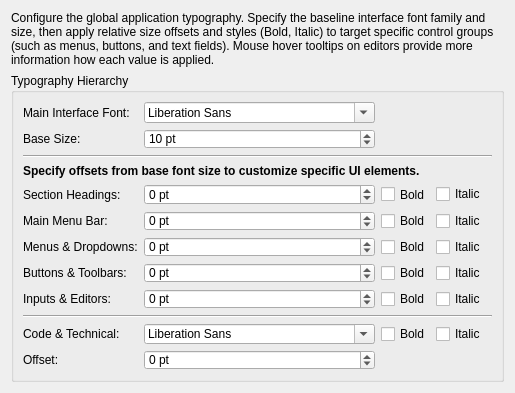
<?xml version="1.0" encoding="UTF-8"?>
<ui version="4.0">
 <class>LC_StyleEditorTypography</class>
 <widget class="QWidget" name="LC_StyleEditorTypography">
  <property name="geometry">
   <rect>
    <x>0</x>
    <y>0</y>
    <width>434</width>
    <height>393</height>
   </rect>
  </property>
  <property name="windowTitle">
   <string>Typography Editor Panel</string>
  </property>
  <layout class="QGridLayout" name="gridLayout_2">
   <item row="0" column="0">
    <widget class="QLabel" name="lblInstructions">
     <property name="text">
      <string>Configure the global application typography. Specify the baseline interface font family and size, then apply relative size offsets and styles (Bold, Italic) to target specific control groups (such as menus, buttons, and text fields). Mouse hover tooltips on editors provide more information how each value is applied.</string>
     </property>
     <property name="wordWrap">
      <bool>true</bool>
     </property>
    </widget>
   </item>
   <item row="1" column="0">
    <widget class="QGroupBox" name="grpTypography">
     <property name="sizePolicy">
      <sizepolicy hsizetype="Preferred" vsizetype="Expanding">
       <horstretch>0</horstretch>
       <verstretch>0</verstretch>
      </sizepolicy>
     </property>
     <property name="title">
      <string>Typography Hierarchy</string>
     </property>
     <layout class="QGridLayout" name="gridLayout">
      <property name="leftMargin">
       <number>9</number>
      </property>
      <property name="topMargin">
       <number>9</number>
      </property>
      <property name="rightMargin">
       <number>9</number>
      </property>
      <property name="bottomMargin">
       <number>9</number>
      </property>
      <property name="spacing">
       <number>6</number>
      </property>
      <item row="10" column="2">
       <widget class="QCheckBox" name="chkTechnicalBold">
        <property name="toolTip">
         <string>Toggle bold weight for the monospaced text console.</string>
        </property>
        <property name="text">
         <string>Bold</string>
        </property>
       </widget>
      </item>
      <item row="10" column="3">
       <widget class="QCheckBox" name="chkTechnicalItalic">
        <property name="toolTip">
         <string>Toggle italic slant for the monospaced text console.</string>
        </property>
        <property name="text">
         <string>Italic</string>
        </property>
       </widget>
      </item>
      <item row="1" column="0">
       <widget class="QLabel" name="lblMainSize">
        <property name="toolTip">
         <string>The base typography size in points, acting as the scale reference for other roles.</string>
        </property>
        <property name="text">
         <string>Base Size:</string>
        </property>
       </widget>
      </item>
      <item row="5" column="0">
       <widget class="QLabel" name="lblMenuBarOffset">
        <property name="toolTip">
         <string>Adjustments applied exclusively to the horizontal main menu bar at the top of windows.</string>
        </property>
        <property name="text">
         <string>Main Menu Bar:</string>
        </property>
       </widget>
      </item>
      <item row="5" column="2">
       <widget class="QCheckBox" name="chkMenuBarBold">
        <property name="toolTip">
         <string>Toggle bold weight for the main window menu bar options.</string>
        </property>
        <property name="text">
         <string>Bold</string>
        </property>
       </widget>
      </item>
      <item row="4" column="1">
       <widget class="QSpinBox" name="sbHeadingOffset">
        <property name="sizePolicy">
         <sizepolicy hsizetype="Preferred" vsizetype="Fixed">
          <horstretch>0</horstretch>
          <verstretch>0</verstretch>
         </sizepolicy>
        </property>
        <property name="toolTip">
         <string>Set the relative size offset for headings and table headers.</string>
        </property>
        <property name="suffix">
         <string> pt</string>
        </property>
        <property name="minimum">
         <number>-10</number>
        </property>
        <property name="maximum">
         <number>10</number>
        </property>
       </widget>
      </item>
      <item row="5" column="3">
       <widget class="QCheckBox" name="chkMenuBarItalic">
        <property name="toolTip">
         <string>Toggle italic slant for the main window menu bar options.</string>
        </property>
        <property name="text">
         <string>Italic</string>
        </property>
       </widget>
      </item>
      <item row="6" column="1">
       <widget class="QSpinBox" name="sbMenuOffset">
        <property name="sizePolicy">
         <sizepolicy hsizetype="Preferred" vsizetype="Fixed">
          <horstretch>0</horstretch>
          <verstretch>0</verstretch>
         </sizepolicy>
        </property>
        <property name="toolTip">
         <string>Set the relative size offset for dropdowns and context menus.</string>
        </property>
        <property name="suffix">
         <string> pt</string>
        </property>
        <property name="minimum">
         <number>-10</number>
        </property>
        <property name="maximum">
         <number>10</number>
        </property>
       </widget>
      </item>
      <item row="11" column="1">
       <widget class="QSpinBox" name="sbTechnicalOffset">
        <property name="sizePolicy">
         <sizepolicy hsizetype="Preferred" vsizetype="Fixed">
          <horstretch>0</horstretch>
          <verstretch>0</verstretch>
         </sizepolicy>
        </property>
        <property name="toolTip">
         <string>Adjust the font size of the monospace text areas.</string>
        </property>
        <property name="suffix">
         <string> pt</string>
        </property>
        <property name="minimum">
         <number>-10</number>
        </property>
        <property name="maximum">
         <number>10</number>
        </property>
       </widget>
      </item>
      <item row="4" column="3">
       <widget class="QCheckBox" name="chkHeadingItalic">
        <property name="toolTip">
         <string>Toggle italic slant for section headings and column headers.</string>
        </property>
        <property name="text">
         <string>Italic</string>
        </property>
       </widget>
      </item>
      <item row="6" column="3">
       <widget class="QCheckBox" name="chkMenuItalic">
        <property name="toolTip">
         <string>Toggle italic slant for dropdown list choices and context items.</string>
        </property>
        <property name="text">
         <string>Italic</string>
        </property>
       </widget>
      </item>
      <item row="10" column="0">
       <widget class="QLabel" name="lblTechnicalFont">
        <property name="toolTip">
         <string>The independent monospaced font family used inside consoles, log areas, and code displays.</string>
        </property>
        <property name="text">
         <string>Code &amp; Technical:</string>
        </property>
       </widget>
      </item>
      <item row="8" column="1">
       <widget class="QSpinBox" name="sbInputOffset">
        <property name="sizePolicy">
         <sizepolicy hsizetype="Preferred" vsizetype="Fixed">
          <horstretch>0</horstretch>
          <verstretch>0</verstretch>
         </sizepolicy>
        </property>
        <property name="toolTip">
         <string>Set the relative size offset for input fields and spinners.</string>
        </property>
        <property name="suffix">
         <string> pt</string>
        </property>
        <property name="minimum">
         <number>-10</number>
        </property>
        <property name="maximum">
         <number>10</number>
        </property>
       </widget>
      </item>
      <item row="3" column="0" colspan="4">
       <widget class="QLabel" name="lblOffsetsHeader">
        <property name="font">
         <font>
          <bold>true</bold>
         </font>
        </property>
        <property name="text">
         <string>Specify offsets from base font size to customize specific UI elements.</string>
        </property>
        <property name="wordWrap">
         <bool>true</bool>
        </property>
       </widget>
      </item>
      <item row="7" column="2">
       <widget class="QCheckBox" name="chkButtonBold">
        <property name="toolTip">
         <string>Toggle bold weight for button labels and toolbar options.</string>
        </property>
        <property name="text">
         <string>Bold</string>
        </property>
       </widget>
      </item>
      <item row="8" column="2">
       <widget class="QCheckBox" name="chkInputBold">
        <property name="toolTip">
         <string>Toggle bold weight for text fields and dropdown choices.</string>
        </property>
        <property name="text">
         <string>Bold</string>
        </property>
       </widget>
      </item>
      <item row="5" column="1">
       <widget class="QSpinBox" name="sbMenuBarOffset">
        <property name="sizePolicy">
         <sizepolicy hsizetype="Preferred" vsizetype="Fixed">
          <horstretch>0</horstretch>
          <verstretch>0</verstretch>
         </sizepolicy>
        </property>
        <property name="toolTip">
         <string>Set the relative size offset for the horizontal main menu bar.</string>
        </property>
        <property name="suffix">
         <string> pt</string>
        </property>
        <property name="minimum">
         <number>-10</number>
        </property>
        <property name="maximum">
         <number>10</number>
        </property>
       </widget>
      </item>
      <item row="4" column="0">
       <widget class="QLabel" name="lblHeadingOffset">
        <property name="toolTip">
         <string>Adjustments applied to structural grouping titles, panel headers, and table column headers.</string>
        </property>
        <property name="text">
         <string>Section Headings:</string>
        </property>
       </widget>
      </item>
      <item row="4" column="2">
       <widget class="QCheckBox" name="chkHeadingBold">
        <property name="sizePolicy">
         <sizepolicy hsizetype="Preferred" vsizetype="Preferred">
          <horstretch>0</horstretch>
          <verstretch>0</verstretch>
         </sizepolicy>
        </property>
        <property name="toolTip">
         <string>Toggle bold weight for section headings and column headers.</string>
        </property>
        <property name="text">
         <string>Bold</string>
        </property>
       </widget>
      </item>
      <item row="7" column="0">
       <widget class="QLabel" name="lblButtonOffset">
        <property name="toolTip">
         <string>Adjustments applied to clickable buttons, toolbar actions, and interactive task controls.</string>
        </property>
        <property name="text">
         <string>Buttons &amp; Toolbars:</string>
        </property>
       </widget>
      </item>
      <item row="7" column="3">
       <widget class="QCheckBox" name="chkButtonItalic">
        <property name="toolTip">
         <string>Toggle italic slant for button labels and toolbar options.</string>
        </property>
        <property name="text">
         <string>Italic</string>
        </property>
       </widget>
      </item>
      <item row="0" column="1">
       <widget class="QFontComboBox" name="fcMainFont">
        <property name="sizePolicy">
         <sizepolicy hsizetype="Preferred" vsizetype="Fixed">
          <horstretch>0</horstretch>
          <verstretch>0</verstretch>
         </sizepolicy>
        </property>
        <property name="toolTip">
         <string>Select the default font family used throughout the application.</string>
        </property>
       </widget>
      </item>
      <item row="0" column="0">
       <widget class="QLabel" name="lblMainFont">
        <property name="toolTip">
         <string>The baseline font family for the overall user interface.</string>
        </property>
        <property name="text">
         <string>Main Interface Font:</string>
        </property>
       </widget>
      </item>
      <item row="10" column="1">
       <widget class="QFontComboBox" name="fcTechnicalFont">
        <property name="sizePolicy">
         <sizepolicy hsizetype="Preferred" vsizetype="Fixed">
          <horstretch>0</horstretch>
          <verstretch>0</verstretch>
         </sizepolicy>
        </property>
        <property name="toolTip">
         <string>Select the monospace font family for log outputs and scripts.</string>
        </property>
       </widget>
      </item>
      <item row="6" column="0">
       <widget class="QLabel" name="lblMenuOffset">
        <property name="toolTip">
         <string>Adjustments applied to dropdown menus, submenus, and context popup menus.</string>
        </property>
        <property name="text">
         <string>Menus &amp; Dropdowns:</string>
        </property>
       </widget>
      </item>
      <item row="6" column="2">
       <widget class="QCheckBox" name="chkMenuBold">
        <property name="toolTip">
         <string>Toggle bold weight for dropdown list choices and context items.</string>
        </property>
        <property name="text">
         <string>Bold</string>
        </property>
       </widget>
      </item>
      <item row="1" column="1">
       <widget class="QSpinBox" name="sbMainSize">
        <property name="sizePolicy">
         <sizepolicy hsizetype="Preferred" vsizetype="Fixed">
          <horstretch>0</horstretch>
          <verstretch>0</verstretch>
         </sizepolicy>
        </property>
        <property name="toolTip">
         <string>Adjust the base font size for normal text labels and general elements.</string>
        </property>
        <property name="suffix">
         <string> pt</string>
        </property>
        <property name="minimum">
         <number>6</number>
        </property>
        <property name="maximum">
         <number>72</number>
        </property>
        <property name="value">
         <number>10</number>
        </property>
       </widget>
      </item>
      <item row="11" column="0">
       <widget class="QLabel" name="lblTechnicalOffset">
        <property name="toolTip">
         <string>Relative size offset for monospaced logs and terminal areas.</string>
        </property>
        <property name="text">
         <string>Offset:</string>
        </property>
       </widget>
      </item>
      <item row="7" column="1">
       <widget class="QSpinBox" name="sbButtonOffset">
        <property name="sizePolicy">
         <sizepolicy hsizetype="Preferred" vsizetype="Fixed">
          <horstretch>0</horstretch>
          <verstretch>0</verstretch>
         </sizepolicy>
        </property>
        <property name="toolTip">
         <string>Set the relative size offset for buttons and toolbars.</string>
        </property>
        <property name="suffix">
         <string> pt</string>
        </property>
        <property name="minimum">
         <number>-10</number>
        </property>
        <property name="maximum">
         <number>10</number>
        </property>
       </widget>
      </item>
      <item row="8" column="3">
       <widget class="QCheckBox" name="chkInputItalic">
        <property name="toolTip">
         <string>Toggle italic slant for text fields and dropdown choices.</string>
        </property>
        <property name="text">
         <string>Italic</string>
        </property>
       </widget>
      </item>
      <item row="8" column="0">
       <widget class="QLabel" name="lblInputOffset">
        <property name="toolTip">
         <string>Adjustments applied to single-line text fields, combo selectors, and numerical spinners.</string>
        </property>
        <property name="text">
         <string>Inputs &amp; Editors:</string>
        </property>
       </widget>
      </item>
      <item row="4" column="4">
       <spacer name="horizontalSpacer">
        <property name="orientation">
         <enum>Qt::Orientation::Horizontal</enum>
        </property>
        <property name="sizeHint" stdset="0">
         <size>
          <width>0</width>
          <height>0</height>
         </size>
        </property>
       </spacer>
      </item>
      <item row="2" column="0" colspan="5">
       <widget class="Line" name="line">
        <property name="orientation">
         <enum>Qt::Orientation::Horizontal</enum>
        </property>
       </widget>
      </item>
      <item row="9" column="0" colspan="5">
       <widget class="Line" name="line_2">
        <property name="orientation">
         <enum>Qt::Orientation::Horizontal</enum>
        </property>
       </widget>
      </item>
     </layout>
    </widget>
   </item>
   <item row="2" column="0">
    <spacer name="verticalSpacer">
     <property name="orientation">
      <enum>Qt::Orientation::Vertical</enum>
     </property>
     <property name="sizeHint" stdset="0">
      <size>
       <width>20</width>
       <height>0</height>
      </size>
     </property>
    </spacer>
   </item>
  </layout>
 </widget>
 <resources/>
 <connections/>
</ui>
